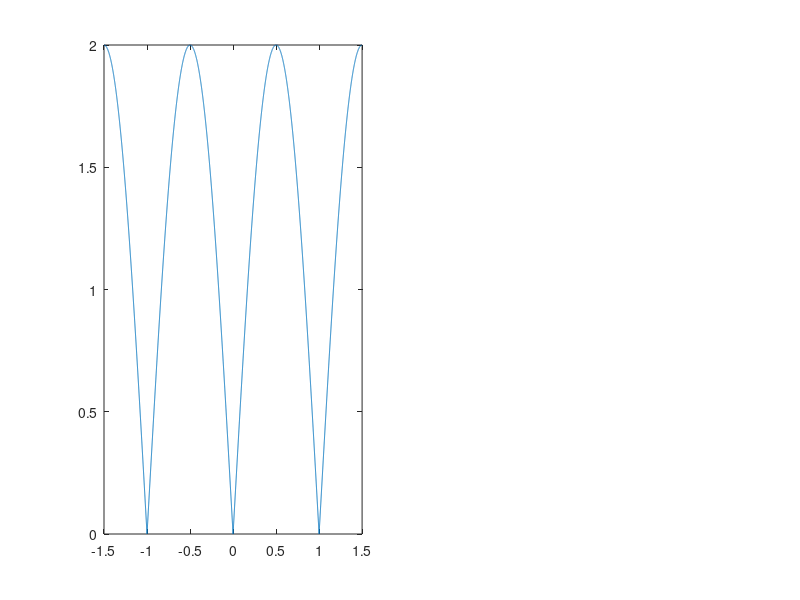

Recreate this plot in MATLAB. (Note: this script raises an error after producing the figure.)
clear; clc; close all;

%%
f = linspace(-1.5, 1.5, 10001);
H2 = abs(1 - exp(-1j*2*pi*f));
H3 = abs((1 - exp(-1j*2*pi*f)).^2);

figure(1)
subplot(1,2,1)
plot(f,H2)
vline([-0.5, 0.5])
xlabel('Doppler Frequency (Cycle/sample)')
ylabel('|H(F_d)|')
title('Frequency response of basic MTI cancellers (two-pulse canceller)')

subplot(1,2,2)
plot(f,H3)
vline([-0.5, 0.5])
xlabel('Doppler Frequency (Cycle/sample)')
ylabel('|H(F_d)|')
title('Frequency response of basic MTI cancellers (three-pulse canceller)')